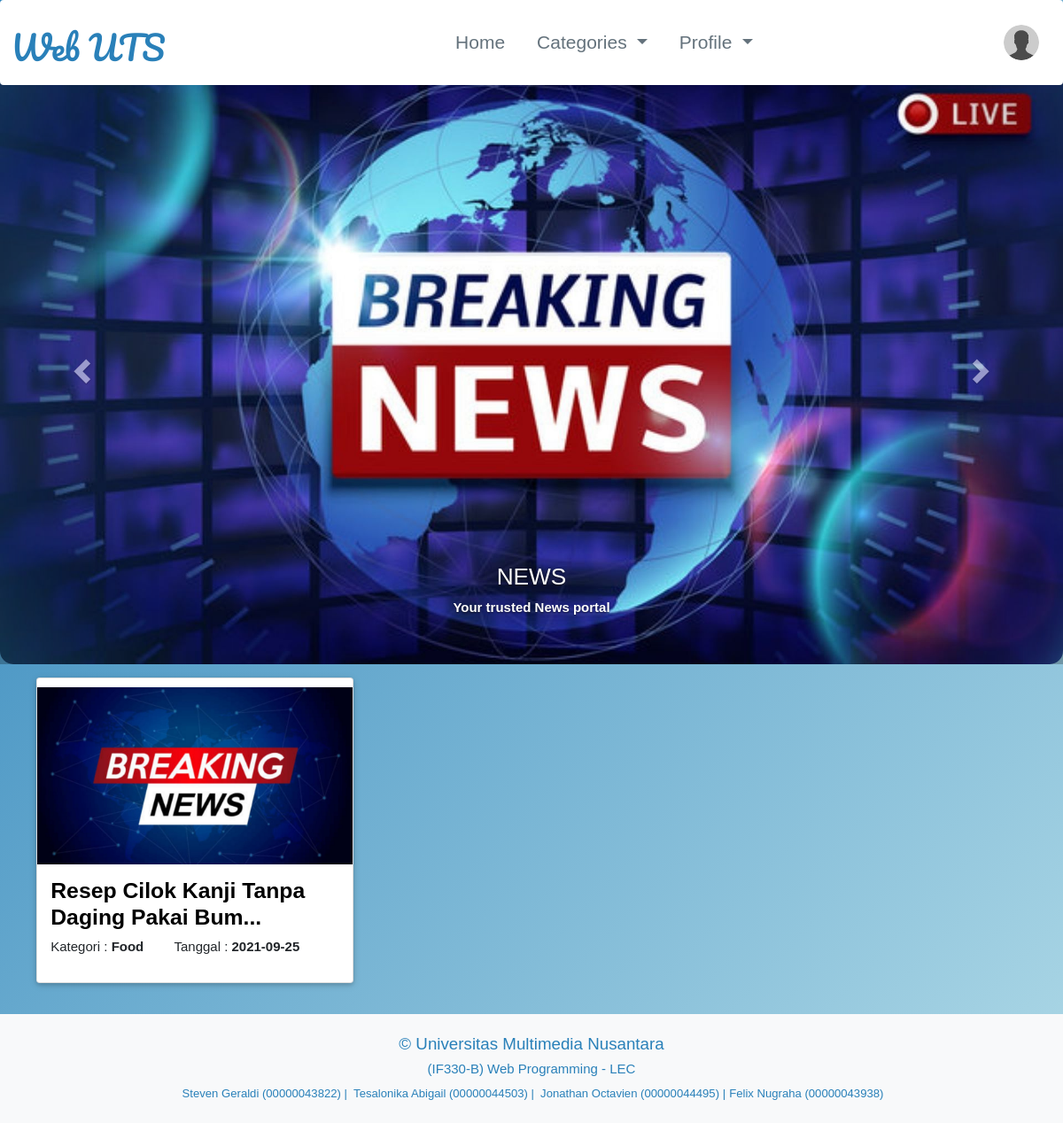
The page / (signed in) on the database its author committed.
### tables this page shows
CREATE TABLE berita (
  idBerita CHAR(5) NOT NULL,
  judul VARCHAR(255) NOT NULL,
  kategori VARCHAR(100) NOT NULL,
  gambar VARCHAR(255),
  penulis VARCHAR(100) NOT NULL,
  tanggal DATE NOT NULL,
  konten TEXT NOT NULL,
  PRIMARY KEY (idBerita)
);

### index.php (the view, shortened to what this page needs)
<?php
    include './connect_db.php';
    $query = $db->prepare("SELECT * FROM berita");
    $query->execute();
    $berita = $query->fetchAll();
?>
<!DOCTYPE html>
<html lang="en">
<head>
    <link rel="stylesheet" href="style.css" type="text/css"/>
    <link rel="stylesheet" href="https://unpkg.com/aos@next/dist/aos.css" />
    <link rel="stylesheet" href="https://cdnjs.cloudflare.com/ajax/libs/twitter-bootstrap/5.0.1/css/bootstrap.min.css">
    <link rel="stylesheet" href="https://maxcdn.bootstrapcdn.com/bootstrap/3.4.1/css/bootstrap.min.css">
</head>
<?php error_reporting(0); $kategori = $_GET['kategori']; ?>
<header>
  <div style="z-index:100; position: absolute; width:100%;">
    <?php include './header.php';?>
</header>
<body class="col-12 col-m-12">
  <div id="myCarousel" class="carousel slide" data-ride="carousel" style="z-index: 1; margin-top: 75px;">
    <div class="carousel-inner" style="border-radius: 15px;">
      <div class="item active">
        <img src="./image/News1.jpg" alt="Breaking News" style="width:100%;">
        <div class="carousel-caption" style="font-weight: bold;">
          <h3>NEWS</h3>
          <p>Your trusted News portal</p>
        </div>
      </div>
    </div>
    <a class="left carousel-control" href="#myCarousel" data-slide="prev">
      <span class="glyphicon glyphicon-chevron-left"></span>
    </a>
    <a class="right carousel-control" href="#myCarousel" data-slide="next">
      <span class="glyphicon glyphicon-chevron-right"></span>
    </a>
  </div>
</body>
<body class="col-12 col-m-12" style="background: linear-gradient(to bottom right,#2980b9, lightblue); background-attachment: fixed;">
  <section class="wrapper">
    <div class="container-fostrap">
      <div class="content">
        <div class="container">
          <div class="row">
            <?php if($kategori != null) {
            foreach($berita as $news) {
              if($kategori == $news['kategori']) {
                $judul = substr($news['judul'], 0,40);?>
              <div class="col-xs-12 col-sm-4" data-aos="fade-up" style="z-index: 1; position: relative;">
                <div class="card">
                  <img style="width: 100%; margin-top: 10px; margin-right: auto;height: auto;" src='./image/News2.jpg'/>
                    <div class="card-content">
                      <?php if(strlen($news['judul']) > 40) {?>
                        <h4 class="card-title"><a href="./detailBerita.php?judul=<?=$news['judul']?>"><?=$judul . "..."?></a></h4>
                      <?php } else {?>
                        <h4 class="card-title"><a href="./detailBerita.php?judul=<?=$news['judul']?>"><?=$judul?></a></h4>
                      <?php } ?>
                      <p style="display: inline-block; padding-right: 30px;">Kategori : <b><?=$news['kategori']?></b></p>
                      <p style="display: inline-block;">Tanggal : <b><?=$news['tanggal']?></b></p>
                    </div>
                </div>
              </div>
          <?php }}
          } else {
              foreach($berita as $news) {
                $judul = substr($news['judul'], 0,40);?>
              <div class="col-xs-12 col-sm-4" data-aos="fade-up" style="z-index: 1; position: relative;">
                <div class="card">
                  <img style="width: 100%; margin-top: 10px; margin-right: auto;height: auto;" src='./image/News2.jpg'/>
                    <div class="card-content">
                    <?php if(strlen($news['judul']) > 40) {?>
                        <h4 class="card-title"><a href="./detailBerita.php?judul=<?=$news['judul']?>"><?=$judul . "..."?></a></h4>
                      <?php } else {?>
                        <h4 class="card-title"><a href="./detailBerita.php?judul=<?=$news['judul']?>"><?=$judul?></a></h4>
                      <?php } ?>
                      <p style="display: inline-block; padding-right: 30px;">Kategori : <b><?=$news['kategori']?></b></p>
                      <p style="display: inline-block;">Tanggal : <b><?=$news['tanggal']?></b></p>
                    </div>
                </div>
              </div>
            <?php }
            } ?>
          </div>
        </div>
      </div>
    </div>
  </section>
  <footer id="sticky-footer" class="flex-shrink-0 py-4 bg-light text-white-50">
    <div class="container text-center">
      <h5 style="color: #2980b9;">&copy; Universitas Multimedia Nusantara </h5>
      <h6 style="color: #2980b9;">(IF330-B) Web Programming - LEC</h6>
      <small style="color: #2980b9; padding-left: 3px">Steven Geraldi (00000043822) |</small>
      <small style="color: #2980b9; padding-left: 3px">Tesalonika Abigail (00000044503) |</small>
      <small style="color: #2980b9; padding-left: 3px">Jonathan Octavien (00000044495) |</small>
      <small style="color: #2980b9;">Felix Nugraha (00000043938)</small>
    </div>
  </footer>
</body>
</html>

### header.php (shortened to what this page needs)
<?php
  include './connect_db.php';
  if(isset($_SESSION['id_user'])) {
    $name = $_SESSION['id_user'];
    $queryCheck = $db->prepare("SELECT * FROM user WHERE (email=? OR username=?)");
    $queryCheck->execute([$name, $name]);
    $user = $queryCheck->fetch();
  }
?>
<html>
  <head>
  <link href="https://cdn.jsdelivr.net/npm/bootstrap@5.1.2/dist/css/bootstrap.min.css" rel="stylesheet">
  <link rel="stylesheet" href="header.css" type="text/css"/>
  </head>
  <body>
      <header class="header">
      <nav class="navbar navbar-expand-lg" style="padding: 0; margin: 0;">
          <div class="container-fluid">
            <div class="navbar-brand">
              <a href="index.php">Web UTS</a>
            </div>
            <div class="collapse navbar-collapse justify-content-between" id="navbarSupportedContent" style="background-color: white;">
              <ul class="navbar-nav ml-auto mb-2 mb-lg-0">
                <li class="nav-item">
                  <a class="nav-link active" aria-current="page" href="./index.php">Home</a>
                </li>
                <li class="nav-item dropdown">
                  <a class="nav-link dropdown-toggle" href="#" id="navbarDropdown" role="button" data-bs-toggle="dropdown" aria-expanded="false">
                    Categories
                  </a>
                </li>
                <li class="nav-item dropdown">
                  <a class="nav-link dropdown-toggle" href="#" id="navbarDropdown" role="button" data-bs-toggle="dropdown" aria-expanded="false">
                    Profile
                  </a>
                </li>
              </ul>
              <ul class="navbar-nav ml-auto ">
                  <?php if(isset($_SESSION['id_user'])){?>
                    <?php if(!isset($user['foto'])){?>
                      <a>
                        <img
                          src="./image/profile/placeholder.png"
                          class="rounded-circle"
                          style="height: 40px; width: 40px;"
                          alt=""
                          loading="lazy"
                        />
                      </a>
                    <?php }?>
                  <?php }?>
              </ul>
            </div>
          </div>
        </nav>
      </header>
    </body>
</html>

### style.css (style rules this page uses)
* { font-family: 'Trebuchet MS', sans-serif; }
body { height: 100%; }
@media only screen and (min-width: 600px) { .col-m-12 { width: 100%; } }
@media only screen and (min-width: 768px) { .col-12 { width: 100%; } }
img { width:100%; height:auto; margin: auto; }
.wrapper { display: table; height: 100%; width: 100%; }
.container-fostrap { display: table-cell; padding: 1em; text-align: center; vertical-align: middle; }
.card { display: block; margin-bottom: 20px; line-height: 1.42857143; background-color: #fff; border-radius: 2px; box-shadow: 0 2px 5px 0 rgba(0,0,0,0.16),0 2px 10px 0 rgba(0,0,0,0.12); transition: box-shadow .25s; }
.card-content { padding:15px; text-align:left; }
.card-title { margin-top:0px; font-weight: 700; font-size: 1.65em; }
.card-title a { color: #000; text-decoration: none !important; }

### header.css (style rules this page uses)
.ml-auto { margin-left: auto; }
html, body { font-size: 15px; line-height: 1.5; box-sizing: border-box; margin: 0; overflow-x: hidden; top: 0; left: 0; }
.nav-item a { text-decoration: none; color: rgba(34,54,69,.7); font-weight: 500; }
ul { list-style-type: none; }
.navbar { background: white; padding: 3rem 2rem; height: 0rem; min-height: 12vh; }
.navbar .navbar-brand a { padding: 1rem 0; display: block; text-decoration: none; }
.navbar-brand a { font-family: 'Pacifico', cursive; font-size: 2.5rem; color: #2980b9; }
.navbar-expand-lg .navbar-nav .nav-link { padding: 2rem 1.2rem; font-size: 1.4rem; position: relative; }

### rows shown on the page
berita: judul "Resep Cilok Kanji Tanpa Daging Pakai Bum", kategori "Food", tanggal "2021-09-25"
